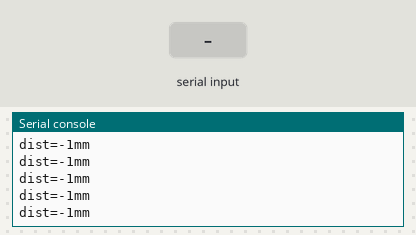
Bench run of a program on a simulated ESP32 board running MicroPython. Parts: the last lines printed to the serial console. Inputs (shaded band) come from the test bench.

Above: at 1.2 s.
1.3 s: "5\n" received over the second serial link
At 1.56 s:
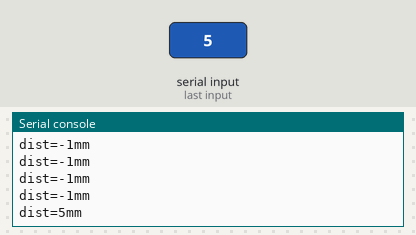
2.8 s: "90\n" received over the second serial link
At 2.96 s:
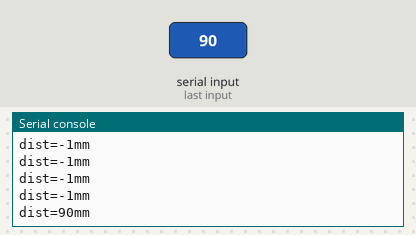
Timing chart, 0 to 5.8 s (numbered marks = the images above; inputs shaded):
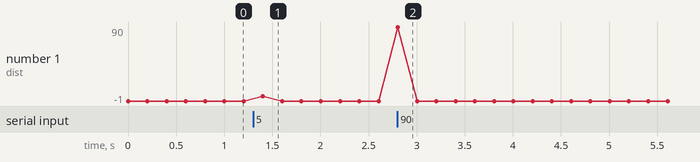

Measured:
- after the input at 1.3 s, the serial console: prints a new line after 0.10 s (image 1)
- after the input at 2.8 s, the serial console: prints a new line at once (image 2)

The program:

tinyf.py
```python
# tinyf.py — TinyF 激光测距模块驱动（UART2）
# 亚博 TinyF（与微雪 TOF MINIF 同款）：115200 8N1，ASCII 帧主动输出，约 30Hz
# 帧格式："距离, 状态\n"（帧头空格0x20，距离为mm十进制ASCII，分隔", "，状态0=有效）
# 模块引脚：1=VDD 5V, 2=RX, 3=TX, 4=GND（5/6 脚悬空）
# 安装位置：车头中央，检测前方障碍物（挡板/对方车辆）

import time
from machine import UART, Pin
import config


class TinyF:
    """TinyF 激光测距（单模块，车头中央）。"""

    def __init__(self, uart_id=2):
        self._uart = UART(uart_id, baudrate=config.TINYF_BAUDRATE,
                          tx=Pin(config.PIN_TINYF_TX), rx=Pin(config.PIN_TINYF_RX))
        self._buf = ''
        self._dist = -1        # 最新有效距离（mm）
        self._last_ms = 0      # 最新有效帧时间戳

    def _parse(self, line):
        """解析一行 ASCII 帧，如 ' 327, 0'。"""
        line = line.strip()
        if not line:
            return
        try:
            parts = line.split(',')
            dist = int(parts[0].strip())
            status = int(parts[1].strip()) if len(parts) > 1 else 0
        except (ValueError, IndexError):
            return
        if status != 0:
            return  # 状态非 0：本次测量无效
        if dist < 0 or dist > config.TINYF_MAX_RANGE_MM:
            return  # 超出量程
        self._dist = dist
        self._last_ms = time.ticks_ms()

    def poll(self):
        """非阻塞解析串口缓冲区，多帧只留最新。返回缓存的最新距离（无则 -1）。"""
        if self._uart.any():
            data = self._uart.read()
            if data:
                self._buf += data.decode('ascii', errors='ignore')
                while '\n' in self._buf:
                    line, self._buf = self._buf.split('\n', 1)
                    self._parse(line)
        return self._dist

    def read_range(self):
        """返回最新有效距离（mm）；无有效数据或数据过期返回 -1。
        -1 在避障逻辑中视为「无障碍」，不会误停。"""
        self.poll()
        if self._dist < 0:
            return -1
        if time.ticks_diff(time.ticks_ms(), self._last_ms) > config.TINYF_TIMEOUT_MS:
            return -1
        return self._dist


# ---- 单元测试：串口打印前方距离，用手遮挡测试 ----
if __name__ == '__main__':
    tf = TinyF()
    print('TinyF 测距测试（遮挡观察数值变化）：')
    while True:
        d = tf.read_range()
        print(f'dist={d}mm')
        time.sleep_ms(200)
```

config.py
```python
# config.py — ESP32-S3 全局配置（引脚、物理参数、运动参数）
# 所有可调参数集中在此，接线改动只需修改本文件
# 底盘：四驱轮式小车（4× TT 编码器电机，四路智能电机驱动模块）
# 电机驱动：四路智能驱动板（AT8236×4 + MCU 协处理器），I2C 通信（地址 0x26），内置 PID + 编码器
# 姿态：亚博 9 轴无气压计高精度 IMU（YB-MRA02），I2C 通信（地址 0x23），板载姿态融合
# 测距：TinyF 激光测距模块 ×1（车头中央），UART 通信，ASCII 帧主动输出

# ===================== I2C 总线 =====================
# 9 轴 IMU (0x23) + 四路电机驱动板 (0x26) 共挂一条总线
# 注意：IMU 协议要求时钟 100kHz，请勿提高 I2C_FREQ
PIN_I2C_SCL = 10
PIN_I2C_SDA = 11
I2C_FREQ = 100000

# ===================== 9 轴 IMU（YB-MRA02）=====================
IMU_I2C_ADDR = 0x23
IMU_EULER_ROLL_REG = 0x26      # 欧拉角寄存器（float，小端，弧度）
IMU_EULER_PITCH_REG = 0x2A
IMU_EULER_YAW_REG = 0x2E
IMU_ALGO_REG = 0x61            # 算法类型寄存器：9 = 九轴算法
IMU_YAW_SIGN = 1.0             # 航向符号系数：若右转时航向减小，改为 -1.0

# ===================== 四路电机驱动板（I2C）=====================
# 通道映射：M1=左前, M2=左后, M3=右前, M4=右后
MOTOR_I2C_ADDR = 0x26
# 驱动板电机参数（上电配置一次，驱动板断电保存）
MOTOR_TYPE = 3           # 3: TT电机(带编码器)
MOTOR_GEAR_RATIO = 45    # 减速比（13线金属单轴TT电机 1:45）
MOTOR_PHASE_LINES = 13   # 磁环线数
MOTOR_WHEEL_DIAMETER = 65  # 轮子直径(mm)
MOTOR_DEADZONE = 1250    # PWM 死区
# 速度指令范围：-1000~1000（驱动板内部 PID）
MOTOR_SPEED_MAX = 1000

# ===================== TinyF 激光测距（UART2）=====================
# TinyF 引脚：1=VDD 5V, 2=RX, 3=TX, 4=GND（5/6 脚悬空）
# 串口 115200 8N1，ASCII 帧 "距离, 状态\n"（距离单位 mm，状态 0=有效），约 30Hz 主动输出
PIN_TINYF_TX = 17         # ESP32 TX -> TinyF RX（引脚2）
PIN_TINYF_RX = 18         # ESP32 RX <- TinyF TX（引脚3）
TINYF_BAUDRATE = 115200
TINYF_TIMEOUT_MS = 100    # 超过此时间无新帧视为数据无效（30Hz 帧间隔约 33ms）
TINYF_MAX_RANGE_MM = 4000  # 量程上限（超出视为无效）

# ===================== 与 K230 通信的串口（UART1）=====================
PIN_UART_TX = 12         # ESP32 TX -> K230 RX
PIN_UART_RX = 13         # ESP32 RX <- K230 TX
UART_BAUDRATE = 115200

# ===================== 扩展预留口 =====================
# 原 VL53L0X XSHUT 引脚已释放，可作扩展使用：
#   GPIO21、GPIO38 —— 空闲（预留：扩展传感器/备用 IO）
# 云台舵机由 K230 直接 PWM 控制（GPIO42/43），不占用 ESP32 引脚

# ===================== 物理参数 =====================
# 四驱轮式小车（65mm 橡胶轮胎，底盘宽 148mm）
WHEEL_DIAMETER_MM = 65.0       # 车轮直径（mm），TT 底盘标配 65mm 橡胶轮
WHEEL_BASE_MM = 148.0          # 左右轮距（mm），按底盘实际宽度修改
# TT 编码器电机（13线金属单轴）：磁环 13 线 × 减速比 45 = 每圈 585 脉冲（AB相4倍频后 2340）
ENCODER_PPR = 13 * 45          # 每圈脉冲数（未4倍频）
PULSES_PER_REV = ENCODER_PPR * 4   # AB相4倍频后每圈脉冲数

# ===================== 运动参数 =====================
MOVE_SPEED_PCT = 50            # 默认前进速度占空比 (%)
TURN_SPEED_PCT = 40            # 默认转向速度占空比 (%)
MOVE_STEP_MM = 50              # 每次前进步进距离（mm），视觉伺服用
TURN_DEADZONE_DEG = 3.0        # 转向死区（度），小于此值不转
OBSTACLE_THRESHOLD_MM = 150    # 避障距离阈值（mm）
```
